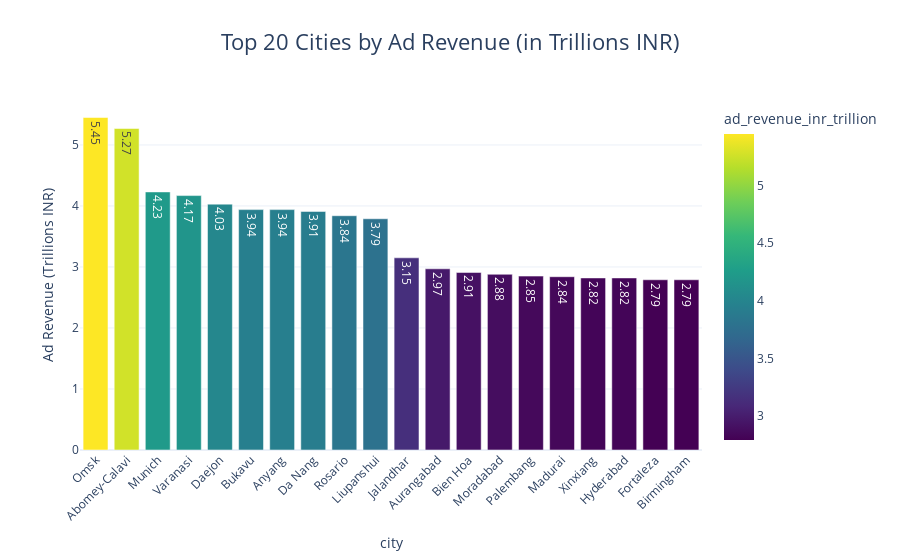

This figure's notebook cell:
### Code cell
# Convert INR values to trillions for readability
city_revenue['ad_revenue_inr_trillion'] = round(city_revenue['ad_revenue_inr'] / 1e12 , 2)

# Create bar chart
fig = px.bar(
    city_revenue.sort_values('ad_revenue_inr', ascending=False).head(20),  # top 20 cities
    x='city',
    y='ad_revenue_inr_trillion',
    title='Top 20 Cities by Ad Revenue (in Trillions INR)',
    text='ad_revenue_inr_trillion',
    color='ad_revenue_inr_trillion',
    color_continuous_scale='Viridis',
    hover_data={'ad_revenue_inr': ':,', 'ad_revenue_inr_trillion': ':.2f'}  # formatted hover info
)

# Update layout
fig.update_layout(
    title_font_size=22,
    title_x=0.5,  # center title
    xaxis_tickangle=-45,
    yaxis_title='Ad Revenue (Trillions INR)',
    template='plotly_white'
)

# Show chart
fig.show()

### Figure 1 — Plotly figure (JSON) as saved in the notebook; plotly's stock layout.template omitted (floating-point values rounded to 4 significant figures)
{"data": [{"alignmentgroup": "True", "customdata": [[5446342775232], [5272458813000], [4229583226056], [4165014970872], [4033708112376], [3937488226632], [3936456724968], [3907853338248], [3835885204944], [3785807778912], [3150127436040], [2974619688120], [2906677255248], [2878418170368], [2849066745480], [2841611694048], [2822801075928], [2820316358448], [2793147960528], [2791733675040]], "hovertemplate": "city=%{x}<br>ad_revenue_inr_trillion=%{marker.color:.2f}<br>ad_revenue_inr=%{customdata[0]:,}<extra></extra>", "legendgroup": "", "marker": {"color": [5.45, 5.27, 4.23, 4.17, 4.03, 3.94, 3.94, 3.91, 3.84, 3.79, 3.15, 2.97, 2.91, 2.88, 2.85, 2.84, 2.82, 2.82, 2.79, 2.79], "coloraxis": "coloraxis", "pattern": {"shape": ""}}, "name": "", "offsetgroup": "", "orientation": "v", "showlegend": false, "text": [5.45, 5.27, 4.23, 4.17, 4.03, 3.94, 3.94, 3.91, 3.84, 3.79, 3.15, 2.97, 2.91, 2.88, 2.85, 2.84, 2.82, 2.82, 2.79, 2.79], "textposition": "auto", "type": "bar", "x": ["Omsk", "Abomey-Calavi", "Munich", "Varanasi", "Daejon", "Bukavu", "Anyang", "Da Nang", "Rosario", "Liupanshui", "Jalandhar", "Aurangabad", "Bien Hoa", "Moradabad", "Palembang", "Madurai", "Xinxiang", "Hyderabad", "Fortaleza", "Birmingham"], "xaxis": "x", "y": [5.45, 5.27, 4.23, 4.17, 4.03, 3.94, 3.94, 3.91, 3.84, 3.79, 3.15, 2.97, 2.91, 2.88, 2.85, 2.84, 2.82, 2.82, 2.79, 2.79], "yaxis": "y"}], "layout": {"barmode": "relative", "coloraxis": {"colorbar": {"title": {"text": "ad_revenue_inr_trillion"}}, "colorscale": [[0, "#440154"], [0.1111, "#482878"], [0.2222, "#3e4989"], [0.3333, "#31688e"], [0.4444, "#26828e"], [0.5556, "#1f9e89"], [0.6667, "#35b779"], [0.7778, "#6ece58"], [0.8889, "#b5de2b"], [1, "#fde725"]]}, "legend": {"tracegroupgap": 0}, "title": {"font": {"size": 22}, "text": "Top 20 Cities by Ad Revenue (in Trillions INR)", "x": 0.5}, "xaxis": {"anchor": "y", "domain": [0, 1], "tickangle": -45, "title": {"text": "city"}}, "yaxis": {"anchor": "x", "domain": [0, 1], "title": {"text": "Ad Revenue (Trillions INR)"}}}}
